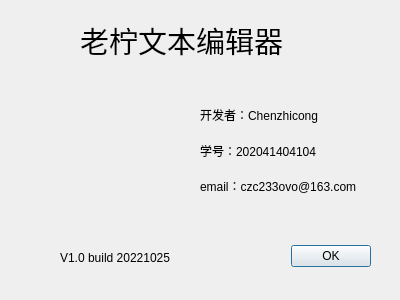
<?xml version="1.0" encoding="UTF-8"?>
<ui version="4.0">
 <class>AboutDialog</class>
 <widget class="QDialog" name="AboutDialog">
  <property name="geometry">
   <rect>
    <x>0</x>
    <y>0</y>
    <width>400</width>
    <height>300</height>
   </rect>
  </property>
  <property name="minimumSize">
   <size>
    <width>400</width>
    <height>300</height>
   </size>
  </property>
  <property name="maximumSize">
   <size>
    <width>400</width>
    <height>300</height>
   </size>
  </property>
  <property name="windowTitle">
   <string>Dialog</string>
  </property>
  <property name="windowIcon">
   <iconset resource="res.qrc">
    <normaloff>:/res/img/img/about.png</normaloff>:/res/img/img/about.png</iconset>
  </property>
  <widget class="QDialogButtonBox" name="buttonBox">
   <property name="geometry">
    <rect>
     <x>30</x>
     <y>240</y>
     <width>341</width>
     <height>32</height>
    </rect>
   </property>
   <property name="orientation">
    <enum>Qt::Horizontal</enum>
   </property>
   <property name="standardButtons">
    <set>QDialogButtonBox::Ok</set>
   </property>
  </widget>
  <widget class="QLabel" name="label">
   <property name="geometry">
    <rect>
     <x>80</x>
     <y>-10</y>
     <width>261</width>
     <height>101</height>
    </rect>
   </property>
   <property name="font">
    <font>
     <family>DIN</family>
     <pointsize>22</pointsize>
    </font>
   </property>
   <property name="text">
    <string>老柠文本编辑器</string>
   </property>
  </widget>
  <widget class="QLabel" name="label_2">
   <property name="geometry">
    <rect>
     <x>40</x>
     <y>90</y>
     <width>131</width>
     <height>121</height>
    </rect>
   </property>
   <property name="styleSheet">
    <string notr="true">background-image: url(:/res/img/img/note.png);</string>
   </property>
   <property name="text">
    <string/>
   </property>
  </widget>
  <widget class="QLabel" name="label_6">
   <property name="geometry">
    <rect>
     <x>60</x>
     <y>250</y>
     <width>161</width>
     <height>16</height>
    </rect>
   </property>
   <property name="text">
    <string>V1.0 build 20221025</string>
   </property>
  </widget>
  <widget class="QWidget" name="layoutWidget">
   <property name="geometry">
    <rect>
     <x>200</x>
     <y>100</y>
     <width>193</width>
     <height>101</height>
    </rect>
   </property>
   <layout class="QVBoxLayout" name="verticalLayout">
    <item>
     <widget class="QLabel" name="label_3">
      <property name="text">
       <string>开发者：Chenzhicong</string>
      </property>
     </widget>
    </item>
    <item>
     <widget class="QLabel" name="label_4">
      <property name="text">
       <string>学号：202041404104</string>
      </property>
     </widget>
    </item>
    <item>
     <widget class="QLabel" name="label_5">
      <property name="text">
       <string>email：czc233ovo@163.com</string>
      </property>
     </widget>
    </item>
   </layout>
  </widget>
 </widget>
 <resources>
  <include location="res.qrc"/>
 </resources>
 <connections>
  <connection>
   <sender>buttonBox</sender>
   <signal>accepted()</signal>
   <receiver>AboutDialog</receiver>
   <slot>accept()</slot>
   <hints>
    <hint type="sourcelabel">
     <x>248</x>
     <y>254</y>
    </hint>
    <hint type="destinationlabel">
     <x>157</x>
     <y>274</y>
    </hint>
   </hints>
  </connection>
  <connection>
   <sender>buttonBox</sender>
   <signal>rejected()</signal>
   <receiver>AboutDialog</receiver>
   <slot>reject()</slot>
   <hints>
    <hint type="sourcelabel">
     <x>316</x>
     <y>260</y>
    </hint>
    <hint type="destinationlabel">
     <x>286</x>
     <y>274</y>
    </hint>
   </hints>
  </connection>
 </connections>
</ui>
